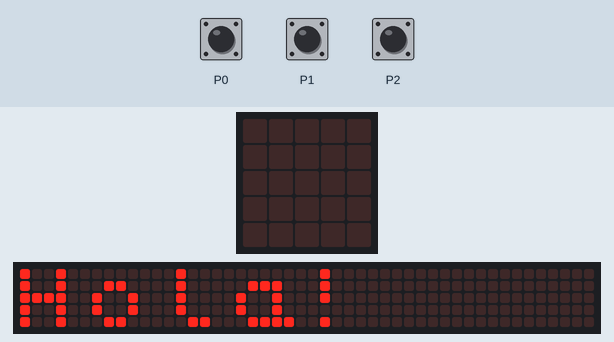
A program run on a simulated BBC micro:bit (MakeCode). On the bench: the board's 5×5 LED display, a strip that is not on the board, showing the scrolling text unrolled. Inputs (shaded band) come from the test bench. The 48×5 strip is a reading aid, not a part: it shows the text the display is scrolling, unrolled, one strip-width of it at a time.

Above: at 4.7 s.
6.7 s: touch pin P0 pressed for 0.15 s
At 7.1 s:
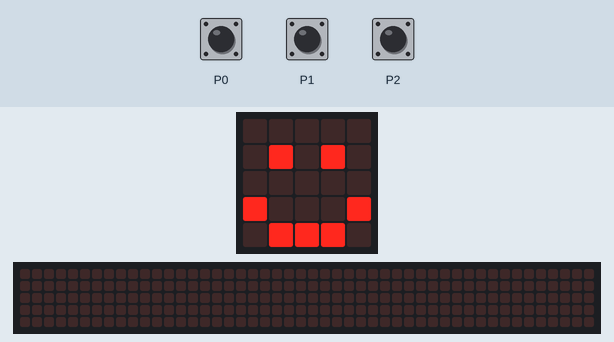
8.8 s: touch pin P1 pressed for 0.15 s
At 9.3 s:
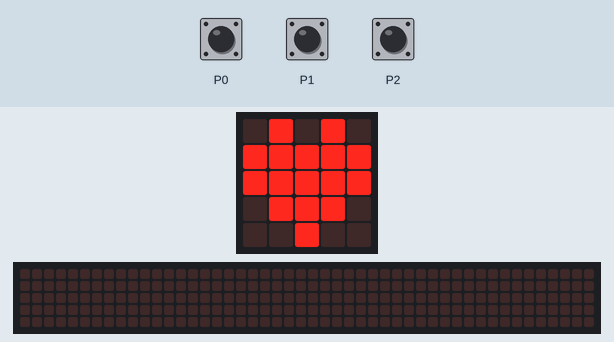
10.9 s: touch pin P2 pressed for 0.15 s
At 11.4 s:
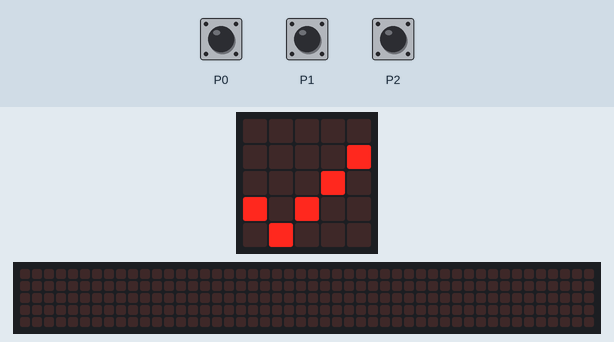
13.0 s: touch pin P2 pressed for 3.2 s
18.2 s: touch pin P0 pressed for 3.2 s
At 18.7 s:
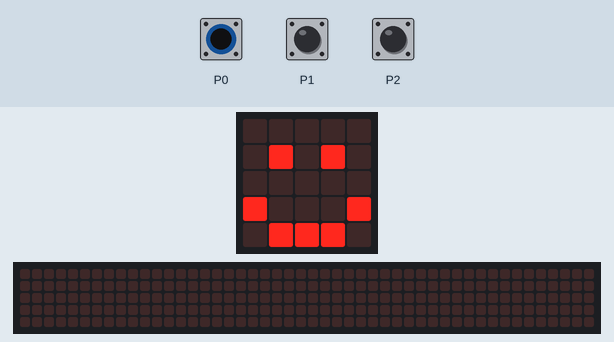
Timing chart, 0 to 21.2 s (numbered marks = the images above; inputs shaded):
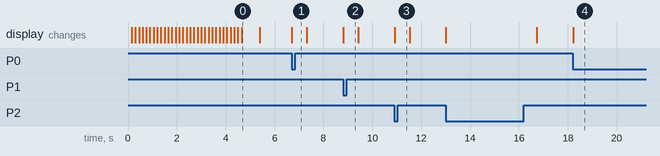

Measured:
- after the input at 6.7 s, the display: changes at once (image 1)
- after the input at 8.8 s, the display: changes at once (image 2)
- after the input at 10.9 s, the display: changes at once (image 3)
- after the input at 18.2 s, the display: changes at once (image 4)
- what the display in image 0 shows lasts 0.7 s, from 4.7 s to 5.4 s

The program:

main.ts
```typescript
basic.showString("Hola!")
basic.forever(function () {
    if (input.pinIsPressed(TouchPin.P0)) {
        basic.showIcon(IconNames.Happy)
    } else {
        if (input.pinIsPressed(TouchPin.P1)) {
            basic.showIcon(IconNames.Heart)
        } else {
            if (input.pinIsPressed(TouchPin.P2)) {
                basic.showIcon(IconNames.Yes)
            } else {
                basic.clearScreen()
            }
        }
    }
})
```

test.ts
```typescript
// aquí va el archivo "tests"; esto no se compilará cuando este paquete se utilice como una extensión.
```
